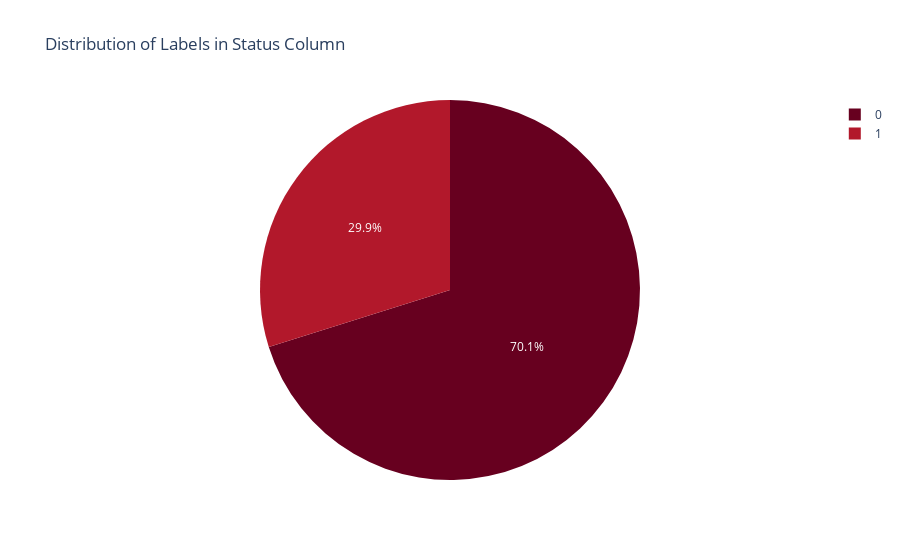

Here is the notebook cell this chart was saved with:
### Markdown cell above
## Visualization
Visualize the distribution of labels using Plotly:

### Code cell
# Let's assume the DataFrame 'data' has a 'status' column with binary labels
# Let's replace dummy data with your specific column name if different
# data['Status'] = data['Status'].replace({1: 'label-1', 0: 'label-0'})  # Only necessary if your data uses numeric labels

# Calculate the frequency of each label
label_counts = data['Status'].value_counts()

# Create a pie chart
fig = px.pie(
    label_counts,
    values=label_counts.values,
    names=label_counts.index,
    title='Distribution of Labels in Status Column',
    color_discrete_sequence=px.colors.sequential.RdBu
)

# Show the plot
fig.show()

### Figure 1 — Plotly figure (JSON) as saved in the notebook; plotly's stock layout.template omitted (floating-point values rounded to 4 significant figures)
{"data": [{"domain": {"x": [0, 1], "y": [0, 1]}, "hovertemplate": "Status=%{label}<br>value=%{value}<extra></extra>", "labels": [0, 1], "legendgroup": "", "name": "", "showlegend": true, "type": "pie", "values": [103554, 44082]}], "layout": {"legend": {"tracegroupgap": 0}, "piecolorway": ["rgb(103,0,31)", "rgb(178,24,43)", "rgb(214,96,77)", "rgb(244,165,130)", "rgb(253,219,199)", "rgb(247,247,247)", "rgb(209,229,240)", "rgb(146,197,222)", "rgb(67,147,195)", "rgb(33,102,172)", "rgb(5,48,97)"], "title": {"text": "Distribution of Labels in Status Column"}}}
